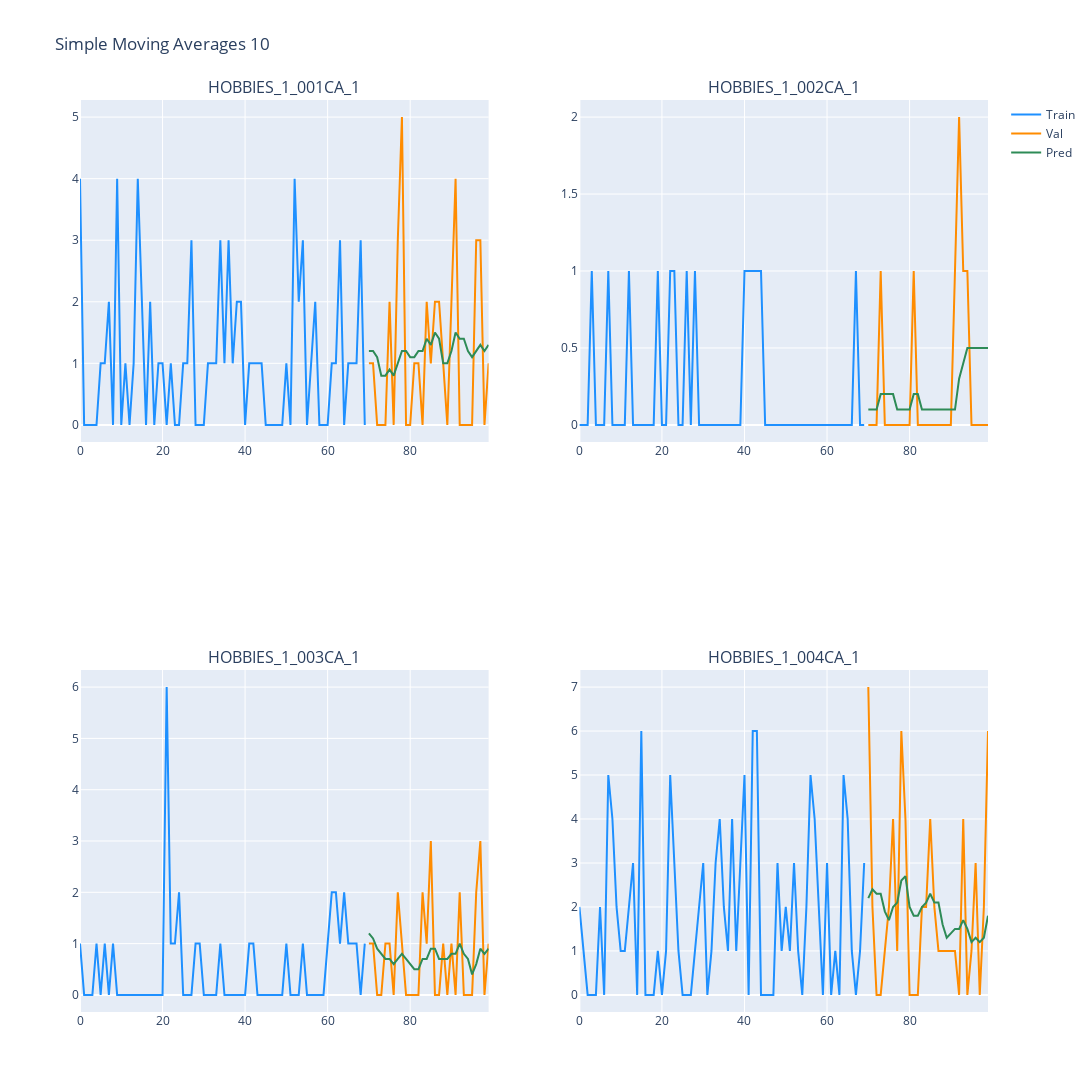

Write notebook code for a chart like this one.
### Code cell
p10 = simpleMovingAverages2(10)
pred10 = []
for i in range(len(p10)):
    pred10.append(p10[i][-30:])


rmse10 = rmse(pred10, val_dataset)

print(rmse10)
plotPredictions(pred10, "Simple Moving Averages 10")

### Figure 1 — Plotly figure (JSON) as saved in the notebook; plotly's stock layout.template omitted (floating-point values rounded to 4 significant figures)
{"data": [{"marker": {"color": "dodgerblue"}, "mode": "lines", "name": "Train", "type": "scatter", "x": [0, 1, 2, 3, 4, 5, 6, 7, 8, 9, 10, 11, 12, 13, 14, 15, 16, 17, 18, 19, 20, 21, 22, 23, 24, 25, 26, 27, 28, 29, 30, 31, 32, 33, 34, 35, 36, 37, 38, 39, 40, 41, 42, 43, 44, 45, 46, 47, 48, 49, 50, 51, 52, 53, 54, 55, 56, 57, 58, 59, 60, 61, 62, 63, 64, 65, 66, 67, 68, 69], "xaxis": "x", "y": [4, 0, 0, 0, 0, 1, 1, 2, 0, 4, 0, 1, 0, 1, 4, 2, 0, 2, 0, 1, 1, 0, 1, 0, 0, 1, 1, 3, 0, 0, 0, 1, 1, 1, 3, 1, 3, 1, 2, 2, 0, 1, 1, 1, 1, 0, 0, 0, 0, 0, 1, 0, 4, 2, 3, 0, 1, 2, 0, 0, 0, 1, 1, 3, 0, 1, 1, 1, 3, 0], "yaxis": "y"}, {"marker": {"color": "darkorange"}, "mode": "lines", "name": "Val", "type": "scatter", "x": [70, 71, 72, 73, 74, 75, 76, 77, 78, 79, 80, 81, 82, 83, 84, 85, 86, 87, 88, 89, 90, 91, 92, 93, 94, 95, 96, 97, 98, 99], "xaxis": "x", "y": [1, 1, 0, 0, 0, 2, 0, 3, 5, 0, 0, 1, 1, 0, 2, 1, 2, 2, 1, 0, 2, 4, 0, 0, 0, 0, 3, 3, 0, 1], "yaxis": "y"}, {"marker": {"color": "seagreen"}, "mode": "lines", "name": "Pred", "type": "scatter", "x": [70, 71, 72, 73, 74, 75, 76, 77, 78, 79, 80, 81, 82, 83, 84, 85, 86, 87, 88, 89, 90, 91, 92, 93, 94, 95, 96, 97, 98, 99], "xaxis": "x", "y": [1.2, 1.2, 1.1, 0.8, 0.8, 0.9, 0.8, 1, 1.2, 1.2, 1.1, 1.1, 1.2, 1.2, 1.4, 1.3, 1.5, 1.4, 1, 1, 1.2, 1.5, 1.4, 1.4, 1.2, 1.1, 1.2, 1.3, 1.2, 1.3], "yaxis": "y"}, {"marker": {"color": "dodgerblue"}, "mode": "lines", "showlegend": false, "type": "scatter", "x": [0, 1, 2, 3, 4, 5, 6, 7, 8, 9, 10, 11, 12, 13, 14, 15, 16, 17, 18, 19, 20, 21, 22, 23, 24, 25, 26, 27, 28, 29, 30, 31, 32, 33, 34, 35, 36, 37, 38, 39, 40, 41, 42, 43, 44, 45, 46, 47, 48, 49, 50, 51, 52, 53, 54, 55, 56, 57, 58, 59, 60, 61, 62, 63, 64, 65, 66, 67, 68, 69], "xaxis": "x2", "y": [0, 0, 0, 1, 0, 0, 0, 1, 0, 0, 0, 0, 1, 0, 0, 0, 0, 0, 0, 1, 0, 0, 1, 1, 0, 0, 1, 0, 1, 0, 0, 0, 0, 0, 0, 0, 0, 0, 0, 0, 1, 1, 1, 1, 1, 0, 0, 0, 0, 0, 0, 0, 0, 0, 0, 0, 0, 0, 0, 0, 0, 0, 0, 0, 0, 0, 0, 1, 0, 0], "yaxis": "y2"}, {"marker": {"color": "darkorange"}, "mode": "lines", "showlegend": false, "type": "scatter", "x": [70, 71, 72, 73, 74, 75, 76, 77, 78, 79, 80, 81, 82, 83, 84, 85, 86, 87, 88, 89, 90, 91, 92, 93, 94, 95, 96, 97, 98, 99], "xaxis": "x2", "y": [0, 0, 0, 1, 0, 0, 0, 0, 0, 0, 0, 1, 0, 0, 0, 0, 0, 0, 0, 0, 0, 1, 2, 1, 1, 0, 0, 0, 0, 0], "yaxis": "y2"}, {"marker": {"color": "seagreen"}, "mode": "lines", "name": "Val", "showlegend": false, "type": "scatter", "x": [70, 71, 72, 73, 74, 75, 76, 77, 78, 79, 80, 81, 82, 83, 84, 85, 86, 87, 88, 89, 90, 91, 92, 93, 94, 95, 96, 97, 98, 99], "xaxis": "x2", "y": [0.1, 0.1, 0.1, 0.2, 0.2, 0.2, 0.2, 0.1, 0.1, 0.1, 0.1, 0.2, 0.2, 0.1, 0.1, 0.1, 0.1, 0.1, 0.1, 0.1, 0.1, 0.1, 0.3, 0.4, 0.5, 0.5, 0.5, 0.5, 0.5, 0.5], "yaxis": "y2"}, {"marker": {"color": "dodgerblue"}, "mode": "lines", "showlegend": false, "type": "scatter", "x": [0, 1, 2, 3, 4, 5, 6, 7, 8, 9, 10, 11, 12, 13, 14, 15, 16, 17, 18, 19, 20, 21, 22, 23, 24, 25, 26, 27, 28, 29, 30, 31, 32, 33, 34, 35, 36, 37, 38, 39, 40, 41, 42, 43, 44, 45, 46, 47, 48, 49, 50, 51, 52, 53, 54, 55, 56, 57, 58, 59, 60, 61, 62, 63, 64, 65, 66, 67, 68, 69], "xaxis": "x3", "y": [1, 0, 0, 0, 1, 0, 1, 0, 1, 0, 0, 0, 0, 0, 0, 0, 0, 0, 0, 0, 0, 6, 1, 1, 2, 0, 0, 0, 1, 1, 0, 0, 0, 0, 1, 0, 0, 0, 0, 0, 0, 1, 1, 0, 0, 0, 0, 0, 0, 0, 1, 0, 0, 0, 1, 0, 0, 0, 0, 0, 1, 2, 2, 1, 2, 1, 1, 1, 0, 1], "yaxis": "y3"}, {"marker": {"color": "darkorange"}, "mode": "lines", "showlegend": false, "type": "scatter", "x": [70, 71, 72, 73, 74, 75, 76, 77, 78, 79, 80, 81, 82, 83, 84, 85, 86, 87, 88, 89, 90, 91, 92, 93, 94, 95, 96, 97, 98, 99], "xaxis": "x3", "y": [1, 1, 0, 0, 1, 1, 0, 2, 1, 0, 0, 0, 0, 2, 1, 3, 0, 0, 1, 0, 1, 0, 2, 0, 0, 0, 2, 3, 0, 1], "yaxis": "y3"}, {"marker": {"color": "seagreen"}, "mode": "lines", "name": "Pred", "showlegend": false, "type": "scatter", "x": [70, 71, 72, 73, 74, 75, 76, 77, 78, 79, 80, 81, 82, 83, 84, 85, 86, 87, 88, 89, 90, 91, 92, 93, 94, 95, 96, 97, 98, 99], "xaxis": "x3", "y": [1.2, 1.1, 0.9, 0.8, 0.7, 0.7, 0.6, 0.7, 0.8, 0.7, 0.6, 0.5, 0.5, 0.7, 0.7, 0.9, 0.9, 0.7, 0.7, 0.7, 0.8, 0.8, 1, 0.8, 0.7, 0.4, 0.6, 0.9, 0.8, 0.9], "yaxis": "y3"}, {"marker": {"color": "dodgerblue"}, "mode": "lines", "showlegend": false, "type": "scatter", "x": [0, 1, 2, 3, 4, 5, 6, 7, 8, 9, 10, 11, 12, 13, 14, 15, 16, 17, 18, 19, 20, 21, 22, 23, 24, 25, 26, 27, 28, 29, 30, 31, 32, 33, 34, 35, 36, 37, 38, 39, 40, 41, 42, 43, 44, 45, 46, 47, 48, 49, 50, 51, 52, 53, 54, 55, 56, 57, 58, 59, 60, 61, 62, 63, 64, 65, 66, 67, 68, 69], "xaxis": "x4", "y": [2, 1, 0, 0, 0, 2, 0, 5, 4, 2, 1, 1, 2, 3, 0, 6, 0, 0, 0, 1, 0, 1, 5, 3, 1, 0, 0, 0, 1, 2, 3, 0, 1, 3, 4, 2, 1, 4, 1, 3, 5, 0, 6, 6, 0, 0, 0, 0, 3, 1, 2, 1, 3, 1, 0, 2, 5, 4, 2, 0, 3, 0, 1, 0, 5, 4, 1, 0, 1, 3], "yaxis": "y4"}, {"marker": {"color": "darkorange"}, "mode": "lines", "showlegend": false, "type": "scatter", "x": [70, 71, 72, 73, 74, 75, 76, 77, 78, 79, 80, 81, 82, 83, 84, 85, 86, 87, 88, 89, 90, 91, 92, 93, 94, 95, 96, 97, 98, 99], "xaxis": "x4", "y": [7, 2, 0, 0, 1, 2, 4, 1, 6, 4, 0, 0, 0, 2, 2, 4, 2, 1, 1, 1, 1, 1, 0, 4, 0, 1, 3, 0, 2, 6], "yaxis": "y4"}, {"marker": {"color": "seagreen"}, "mode": "lines", "name": "Val", "showlegend": false, "type": "scatter", "x": [70, 71, 72, 73, 74, 75, 76, 77, 78, 79, 80, 81, 82, 83, 84, 85, 86, 87, 88, 89, 90, 91, 92, 93, 94, 95, 96, 97, 98, 99], "xaxis": "x4", "y": [2.2, 2.4, 2.3, 2.3, 1.9, 1.7, 2, 2.1, 2.6, 2.7, 2, 1.8, 1.8, 2, 2.1, 2.3, 2.1, 2.1, 1.6, 1.3, 1.4, 1.5, 1.5, 1.7, 1.5, 1.2, 1.3, 1.2, 1.3, 1.8], "yaxis": "y4"}], "layout": {"annotations": [{"font": {"size": 16}, "showarrow": false, "text": "HOBBIES_1_001CA_1", "x": 0.225, "xanchor": "center", "xref": "paper", "y": 1, "yanchor": "bottom", "yref": "paper"}, {"font": {"size": 16}, "showarrow": false, "text": "HOBBIES_1_002CA_1", "x": 0.775, "xanchor": "center", "xref": "paper", "y": 1, "yanchor": "bottom", "yref": "paper"}, {"font": {"size": 16}, "showarrow": false, "text": "HOBBIES_1_003CA_1", "x": 0.225, "xanchor": "center", "xref": "paper", "y": 0.375, "yanchor": "bottom", "yref": "paper"}, {"font": {"size": 16}, "showarrow": false, "text": "HOBBIES_1_004CA_1", "x": 0.775, "xanchor": "center", "xref": "paper", "y": 0.375, "yanchor": "bottom", "yref": "paper"}], "height": 1200, "title": {"text": "Simple Moving Averages 10"}, "width": 1600, "xaxis": {"anchor": "y", "domain": [0, 0.45]}, "xaxis2": {"anchor": "y2", "domain": [0.55, 1]}, "xaxis3": {"anchor": "y3", "domain": [0, 0.45]}, "xaxis4": {"anchor": "y4", "domain": [0.55, 1]}, "yaxis": {"anchor": "x", "domain": [0.625, 1]}, "yaxis2": {"anchor": "x2", "domain": [0.625, 1]}, "yaxis3": {"anchor": "x3", "domain": [0, 0.375]}, "yaxis4": {"anchor": "x4", "domain": [0, 0.375]}}}
